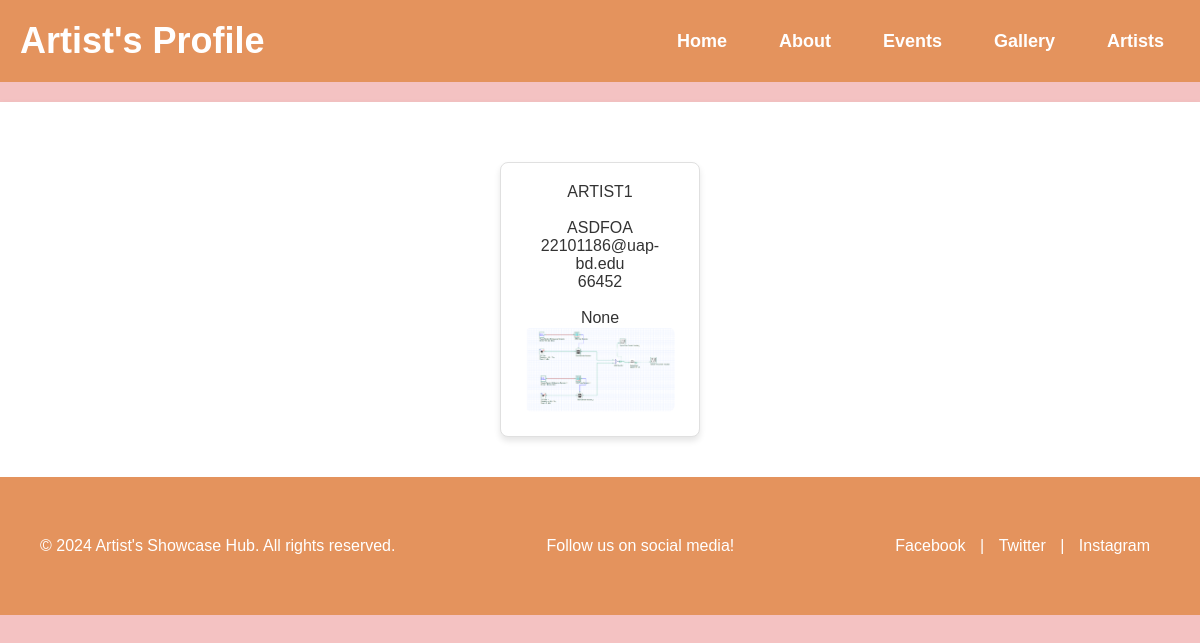
/artist_profile/, run on an earlier commit of the app's database.
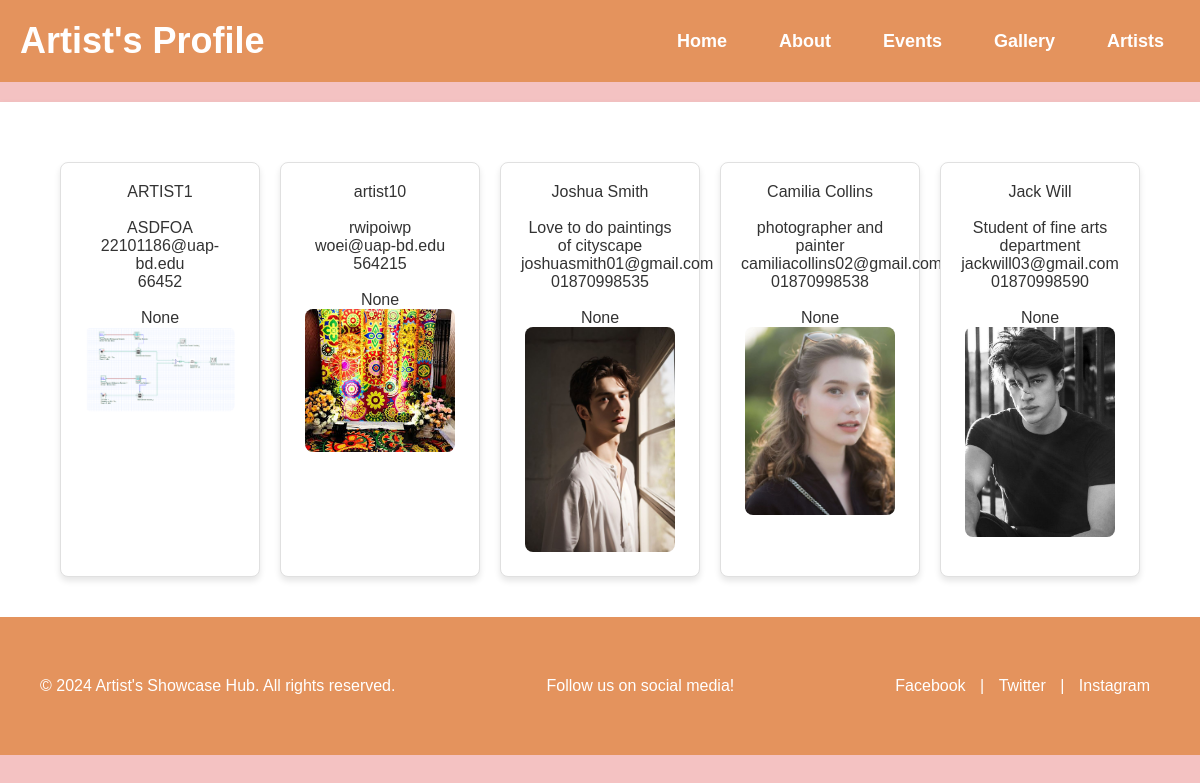
And on a later commit of the database.
### hub/models.py (models this page shows, shortened)
class Artist(models.Model):
    artist_id = models.AutoField(primary_key=True)
    name = models.CharField(max_length=100)
    bio = models.TextField()
    profile_picture = models.ImageField(upload_to='artist_pics/')
    email = models.EmailField()
    phone_number = models.CharField(max_length=20, blank=True, null=True)
    location = models.CharField(max_length=100)
    social_links = models.JSONField(blank=True, null=True)  # Store links as JSON (e.g., Instagram, Twitter)
    created_at = models.DateTimeField(auto_now_add=True)
    updated_at = models.DateTimeField(auto_now=True)

### hub/views.py (the view)
# urls.py: path('artist_profile/',views.artist,name='artist_profile'),
def artist(request):
    artists=Artist.objects.all()
    context={
       'artists': artists,
    }
    return render (request,'artist_profile.html',context=context)

### template/artist_profile.html (shortened to what this page needs)
<!DOCTYPE html>
<html lang="en">
<head>
    {% load static %}
    <link rel="stylesheet" href="{% static 'artist_profile.css' %}">
</head>
<body>
    <header class="site-header">
        <div class="container">
            <h1 class="site-title">Artist's Profile</h1>
            <nav class="main-nav">
                <ul>
                    <li><a href="{% url 'Home' %}">Home</a></li>
                    <li><a href="{% url 'About' %}">About</a></li>
                    <li><a href="{% url 'Event' %}">Events</a></li>
                    <li><a href="{% url 'Gallery' %}">Gallery</a></li>
                    <li><a href="{% url 'artist_profile' %}">Artists</a></li>
                </ul>
            </nav>
        </div>
    </header>
    <main class="content">
        <section class="artist-gallery">
            <div class="gallery">
                {% for artist in artists %}
                <div class="gallery-item">
                    <tr>
                        <td>{{artist.name}}</td>
                        <br>
                        <br>
                        <td>{{artist.bio}}</td>
                        <br>
                        <td>{{artist.email}}</td>
                        <br>
                        <td>{{artist.phone_number}}</td>
                        <br>
                        <br>
                        <td>{{artist.social_links}}</td>
                        <br>
                    </tr>
                    <img src="{{ artist.profile_picture.url}}" width="150" height="200" alt="Picture of {{ artist.name }}">
                </div>
                {% endfor %}
            </div>
        </section>
    </main>
    <footer class="site-footer">
        <div class="container">
            <p>&copy; 2024 Artist's Showcase Hub. All rights reserved.</p>
            <p>Follow us on social media!</p>
            <div class="social-links">
                <a href="https://www.facebook.com/">Facebook</a> |
                <a href="https://twitter.com/?lang=en">Twitter</a> |
                <a href="https://www.instagram.com/">Instagram</a>
            </div>
        </div>
    </footer>
</body>
</html>

### static/artist_profile.css (style rules this page uses)
* { margin: 0; padding: 0; box-sizing: border-box; }
body { font-family: Arial, sans-serif; background-color: #F4C2C2; color: #333; }
.site-header { background-color: #e4935d; color: white; padding: 20px 0; }
.site-header .container { display: flex; justify-content: space-between; align-items: center; padding: 0 20px; }
.site-title { font-size: 36px; font-weight: bold; }
.main-nav ul { list-style-type: none; display: flex; }
.main-nav li { margin-left: 20px; }
.main-nav a { color: white; text-decoration: none; font-size: 18px; font-weight: bold; padding: 8px 16px; }
.content { padding: 40px 20px; max-width: 1200px; margin: 0 auto; background-color: white; box-shadow: 0 4px 8px rgba(0, 0, 0, 0.1); margin-top: 20px; }
.artist-gallery .gallery { display: flex; flex-wrap: wrap; gap: 20px; justify-content: center; margin-top: 20px; }
.gallery-item { background-color: #fff; border: 1px solid #e0e0e0; border-radius: 8px; padding: 20px; text-align: center; box-shadow: 0 4px 6px rgba(0, 0, 0, 0.1); transition: transform 0.3s, box-shadow 0.3s; width: 200px; }
.gallery-item img { border-radius: 8px; max-width: 100%; height: auto; }
.site-footer { background-color: #e4935d; color: white; padding: 20px 20px; text-align: center; }
.site-footer .container { display: flex; justify-content: space-between; align-items: center; padding: 40px 20px; }
.site-footer .social-links a { color: white; text-decoration: none; margin: 0 10px; }

What changed in the data, as far as the page shows it:
added Artist: name "artist10", bio "rwipoiwp", email "woei@uap-bd.edu", phone_number "564215", social_links "None", profile_picture (picture)
added Artist: name "Joshua Smith", bio "Love to do paintings of cityscape", email "joshuasmith01@gmail.com", phone_number "01870998535", social_links "None", profile_picture (picture)
added Artist: name "Camilia Collins", bio "photographer and painter", email "camiliacollins02@gmail.com", phone_number "01870998538", social_links "None", profile_picture (picture)
added Artist: name "Jack Will", bio "Student of fine arts department", email "jackwill03@gmail.com", phone_number "01870998590", social_links "None", profile_picture (picture)
